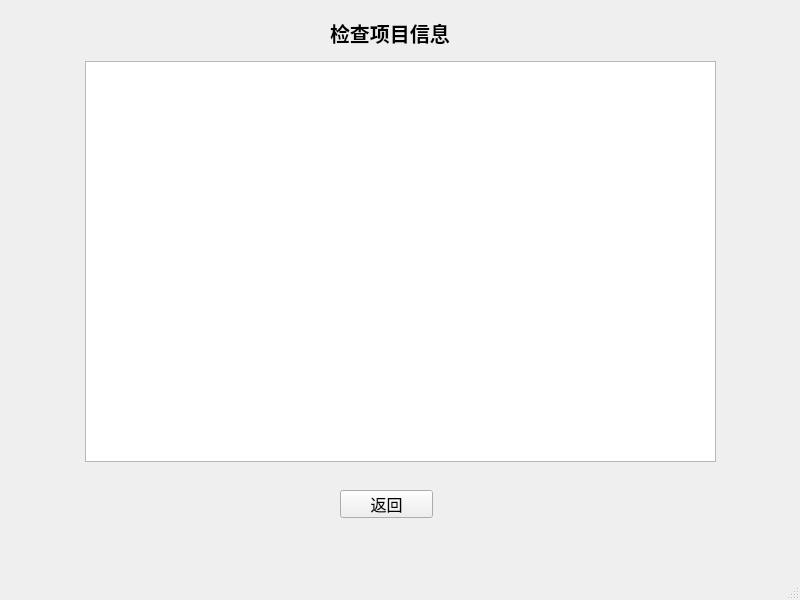
<?xml version="1.0" encoding="UTF-8"?>
<ui version="4.0">
 <class>show_inspection_items</class>
 <widget class="QMainWindow" name="show_inspection_items">
  <property name="geometry">
   <rect>
    <x>0</x>
    <y>0</y>
    <width>800</width>
    <height>600</height>
   </rect>
  </property>
  <property name="windowTitle">
   <string>Inspection_item</string>
  </property>
  <property name="windowIcon">
   <iconset resource="image.qrc">
    <normaloff>:/new/prefix1/icon.png</normaloff>:/new/prefix1/icon.png</iconset>
  </property>
  <widget class="QWidget" name="centralwidget">
   <property name="styleSheet">
    <string notr="true">#centralwidget{
border-image:url(:/new/prefix1/inspection.jpg);
}</string>
   </property>
   <widget class="QLabel" name="label">
    <property name="geometry">
     <rect>
      <x>330</x>
      <y>20</y>
      <width>156</width>
      <height>25</height>
     </rect>
    </property>
    <property name="font">
     <font>
      <pointsize>15</pointsize>
      <weight>75</weight>
      <bold>true</bold>
     </font>
    </property>
    <property name="styleSheet">
     <string notr="true"/>
    </property>
    <property name="text">
     <string>检查项目信息</string>
    </property>
   </widget>
   <widget class="QTableView" name="tableView">
    <property name="geometry">
     <rect>
      <x>85</x>
      <y>61</y>
      <width>631</width>
      <height>401</height>
     </rect>
    </property>
   </widget>
   <widget class="QPushButton" name="pushButton">
    <property name="geometry">
     <rect>
      <x>340</x>
      <y>490</y>
      <width>93</width>
      <height>28</height>
     </rect>
    </property>
    <property name="font">
     <font>
      <pointsize>12</pointsize>
     </font>
    </property>
    <property name="text">
     <string>返回</string>
    </property>
   </widget>
  </widget>
  <widget class="QMenuBar" name="menubar">
   <property name="geometry">
    <rect>
     <x>0</x>
     <y>0</y>
     <width>800</width>
     <height>26</height>
    </rect>
   </property>
  </widget>
  <widget class="QStatusBar" name="statusbar"/>
 </widget>
 <resources>
  <include location="image.qrc"/>
 </resources>
 <connections/>
</ui>
